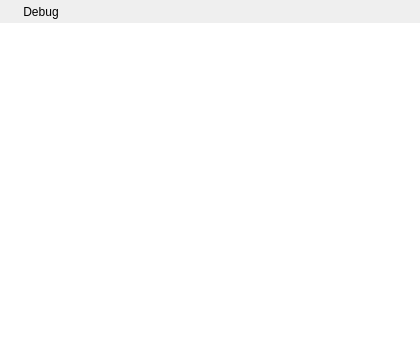
<?xml version="1.0" encoding="UTF-8"?>
<ui version="4.0">
 <class>MainContext</class>
 <widget class="QDialog" name="MainContext">
  <property name="windowModality">
   <enum>Qt::WindowModal</enum>
  </property>
  <property name="geometry">
   <rect>
    <x>0</x>
    <y>0</y>
    <width>420</width>
    <height>360</height>
   </rect>
  </property>
  <property name="sizePolicy">
   <sizepolicy hsizetype="Fixed" vsizetype="Fixed">
    <horstretch>0</horstretch>
    <verstretch>0</verstretch>
   </sizepolicy>
  </property>
  <property name="minimumSize">
   <size>
    <width>420</width>
    <height>360</height>
   </size>
  </property>
  <property name="maximumSize">
   <size>
    <width>420</width>
    <height>360</height>
   </size>
  </property>
  <property name="baseSize">
   <size>
    <width>420</width>
    <height>360</height>
   </size>
  </property>
  <property name="windowTitle">
   <string>Antler Make</string>
  </property>
  <property name="windowOpacity">
   <double>1.000000000000000</double>
  </property>
  <property name="styleSheet">
   <string notr="true"/>
  </property>
  <property name="modal">
   <bool>true</bool>
  </property>
  <layout class="QVBoxLayout" name="verticalLayout_2" stretch="0,0">
   <property name="spacing">
    <number>0</number>
   </property>
   <property name="margin">
    <number>0</number>
   </property>
   <item>
    <layout class="QHBoxLayout" name="horizontalLayout">
     <property name="spacing">
      <number>0</number>
     </property>
     <property name="leftMargin">
      <number>1</number>
     </property>
     <property name="topMargin">
      <number>1</number>
     </property>
     <property name="rightMargin">
      <number>1</number>
     </property>
     <property name="bottomMargin">
      <number>0</number>
     </property>
     <item>
      <widget class="QPushButton" name="configurations">
       <property name="text">
        <string>Debug</string>
       </property>
       <property name="flat">
        <bool>true</bool>
       </property>
      </widget>
     </item>
     <item>
      <spacer name="horizontalSpacer">
       <property name="orientation">
        <enum>Qt::Horizontal</enum>
       </property>
       <property name="sizeHint" stdset="0">
        <size>
         <width>40</width>
         <height>20</height>
        </size>
       </property>
      </spacer>
     </item>
     <item>
      <widget class="QPushButton" name="settings">
       <property name="autoFillBackground">
        <bool>false</bool>
       </property>
       <property name="text">
        <string/>
       </property>
       <property name="iconSize">
        <size>
         <width>32</width>
         <height>32</height>
        </size>
       </property>
       <property name="autoDefault">
        <bool>true</bool>
       </property>
       <property name="default">
        <bool>false</bool>
       </property>
       <property name="flat">
        <bool>true</bool>
       </property>
      </widget>
     </item>
    </layout>
   </item>
   <item>
    <widget class="QListView" name="listView">
     <property name="frameShape">
      <enum>QFrame::NoFrame</enum>
     </property>
     <property name="frameShadow">
      <enum>QFrame::Plain</enum>
     </property>
     <property name="lineWidth">
      <number>0</number>
     </property>
    </widget>
   </item>
  </layout>
 </widget>
 <resources/>
 <connections/>
</ui>
